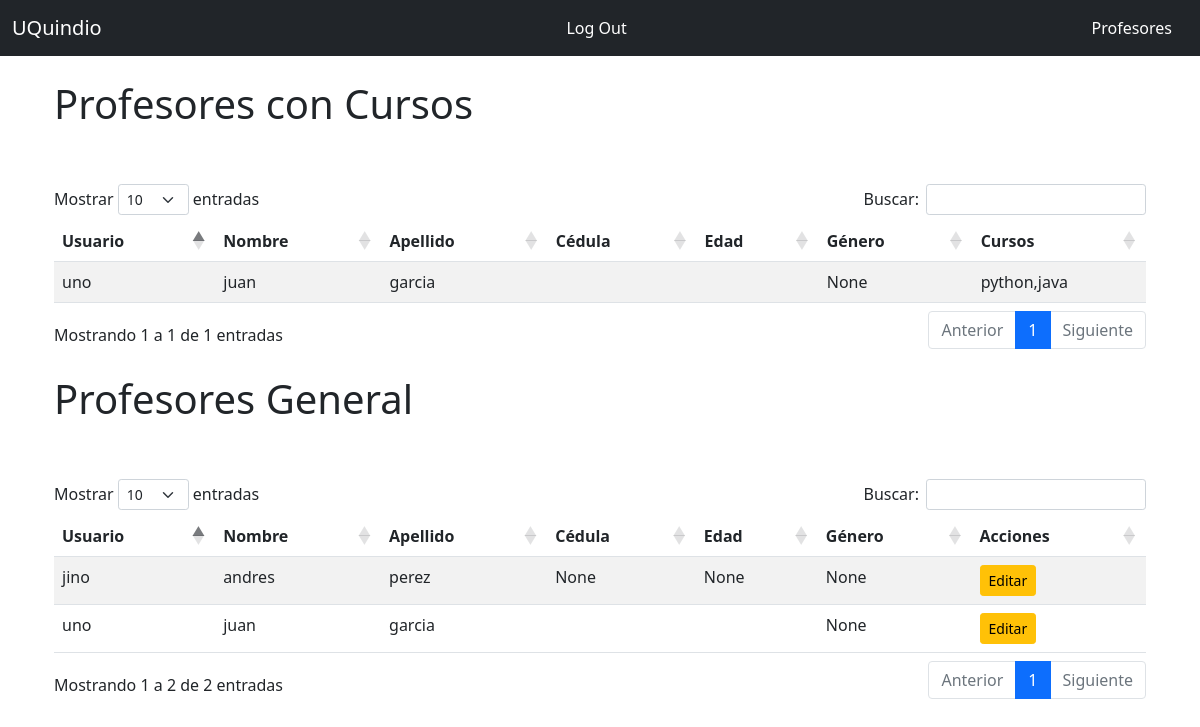
The app's page /admin/teachers (signed in), older data.
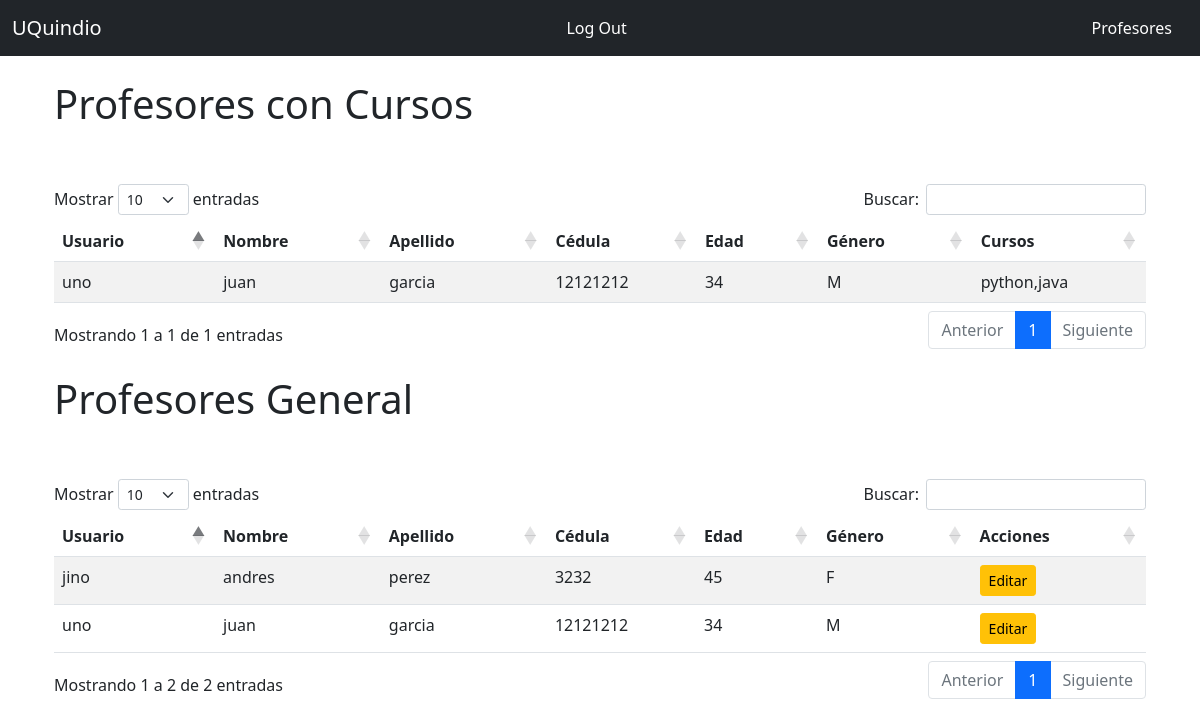
The same page, newer data.
### app.py (models this page shows, shortened)
class Teacher(UserMixin, db.Model):
    __tablename__ = 'teachers'
    id = db.Column(db.Integer, primary_key = True)
    email = db.Column(db.String(64), unique=True, index=True)
    username = db.Column(db.String(64), unique=True, index=True)
    name = db.Column(db.String(64))
    last_name = db.Column(db.String(64))
    cc = db.Column(db.Integer, unique=True, index=True)
    age = db.Column(db.Integer)
    genre = db.Column(db.CHAR)
    password_hash = db.Column(db.String(128))
    role_id = db.Column(db.Integer, db.ForeignKey('roles.id'))
    course_list = db.relationship("Course",uselist=True, backref="teacher",lazy="subquery")
    @property
    def password(self):
        raise AttributeError('password no es un atributo legible')

### app.py (the view)
@app.route('/admin/teachers', methods=['GET', 'POST'])
@login_required
@require_role(role="Admin")
def admin_teachers():
    result = db.session.execute('Select teachers.username As teacher_username, teachers.name As teacher_name, teachers.last_name As teacher_last_name, teachers.cc As teacher_cc, teachers.age As teacher_age, teachers.genre As teacher_genre, Group_Concat(courses.name) As teacher_courses From teachers Inner Join courses On teachers.id = courses.teacher_id Group By teachers.username, teachers.name')
    result2 = db.session.execute('Select * From teachers')
    return render_template('admin_teachers.html', result=result, result2=result2)

### app.py (called while the page is built)
def require_role(role):
    def decorator(func):
        @wraps(func)
        def wrapped_function(*args, **kwargs):
            if not session['account_type'] == role:
                return redirect("/404")
            else:
                return func(*args, **kwargs)
        return wrapped_function
    return decorator

@login_manager.user_loader
def load_user(user_id):
    if session['account_type'] == 'Student':
        return User.query.get(int(user_id))
    elif session['account_type'] == 'Teacher':
        return Teacher.query.get(int(user_id))
    elif session['account_type'] == 'Admin':
        return Admin.query.get(int(user_id))
    else:
      return None

### templates/admin_teachers.html (shortened to what this page needs)
{% extends "base.html" %}
{% from "_macros.html" import render_modal_asign with context %}
{% from "_macros.html" import render_field with context %}
{% block page_content %}
<div class="page-header">
    <h1>Profesores con Cursos</h1>
    <br/>
</div>
<br/>
    <table id="data" class="table table-striped">
      <thead>
        <tr>
          <th>Usuario</th>
          <th>Nombre</th>
          <th>Apellido</th>
          <th>Cédula</th>
          <th>Edad</th>
          <th>Género</th>
          <th>Cursos</th>
        </tr>
      </thead>
      <tbody>
        {% for r in result %}
          <tr>
            <td>{{ r.teacher_username }}</td>
            <td>{{ r.teacher_name }}</td>
            <td>{{ r.teacher_last_name }}</td>
            <td>{{ r.teacher_cc }}</td>
            <td>{{ r.teacher_age }}</td>
            <td>{{ r.teacher_genre}}</td>
            <td>{{ r.teacher_courses }}</td>
          </tr>
        {% endfor %}
      </tbody>
    </table>
    <br/>
    <div class="page-header">
        <h1>Profesores General</h1>
        <br/>
    </div>
    <br/>
        <table id="data2" class="table table-striped">
          <thead>
            <tr>
              <th>Usuario</th>
              <th>Nombre</th>
              <th>Apellido</th>
              <th>Cédula</th>
              <th>Edad</th>
              <th>Género</th>
              <th>Acciones</th>
            </tr>
          </thead>
          <tbody>
            {% for r2 in result2 %}
              <tr>
                <td>{{ r2.username }}</td>
                <td>{{ r2.name }}</td>
                <td>{{ r2.last_name }}</td>
                <td>{{ r2.cc }}</td>
                <td>{{ r2.age }}</td>
                <td>{{ r2.genre}}</td>
                <td><a href="{{ url_for('admin_teachers_edit_profile', username=r2.username) }}">
                    <span class="btn btn-warning btn-sm">Editar</span>
                  </a></td>
              </tr>
            {% endfor %}
          </tbody>
        </table>
{% endblock %}

### templates/base.html (shortened to what this page needs)
<!doctype html>
<html lang="en">
  <head>
    {% block head %}
    <link rel="stylesheet" type="text/css" href="https://cdn.datatables.net/1.10.25/css/dataTables.bootstrap5.css">
    <link href="https://cdn.jsdelivr.net/npm/bootstrap@5.1.2/dist/css/bootstrap.min.css" rel="stylesheet">
    {% endblock %}
  </head>
  <body>
    {% include 'navbar.html' %}
    <br/>
    {% block content %}
        <div class="container">
            <div class= container>
                {% block page_content %}
                {% endblock %}
            </div>
        </div>
    {% endblock %}
  </body>
</html>

### templates/navbar.html (shortened to what this page needs)
<nav class="navbar navbar-expand-lg navbar-dark bg-dark">
  <div class="container-fluid">
    <a class="navbar-brand" href="{{ url_for('index') }}">UQuindio</a>
    {% if current_user.is_authenticated %}
      {% if session['account_type'] == 'Student' %}
          <a class="nav-link" href="{{ url_for('user', username=current_user.username) }}">Perfil</a>
          <a class="nav-link" href="{{ url_for('courses', username=current_user.username) }}">Cursos</a>
          <a class="nav-link" href="{{ url_for('logout') }}">Log Out</a>
      {% elif session['account_type'] == 'Teacher'  %}
        <a class="nav-link" href="{{ url_for('user_teacher', username=current_user.username) }}">Perfil</a>
        <a class="nav-link" href="{{ url_for('courses_teacher', username=current_user.username) }}">Cursos</a>
        <a class="nav-link" href="{{ url_for('logout') }}">Log Out</a>
      {% else %}
        <a class="nav-link" href="{{ url_for('logout') }}">Log Out</a>
        <a class="nav-link" href="{{ url_for('admin_teachers') }}">Profesores</a>
      {% endif %}
    {% endif %}
  </div>
</nav>

### templates/base.html (style rules this page uses)
.nav-link { color: white; }

Row changes from the older to the newer data that the page shows:
changed Teacher "uno": teacher_cc (not shown) → "12121212"; teacher_age (not shown) → "34"; teacher_genre "None" → "M"; cc (not shown) → "12121212"; age (not shown) → "34"; genre "None" → "M"
changed Teacher "jino": cc "None" → "3232"; age "None" → "45"; genre "None" → "F"
